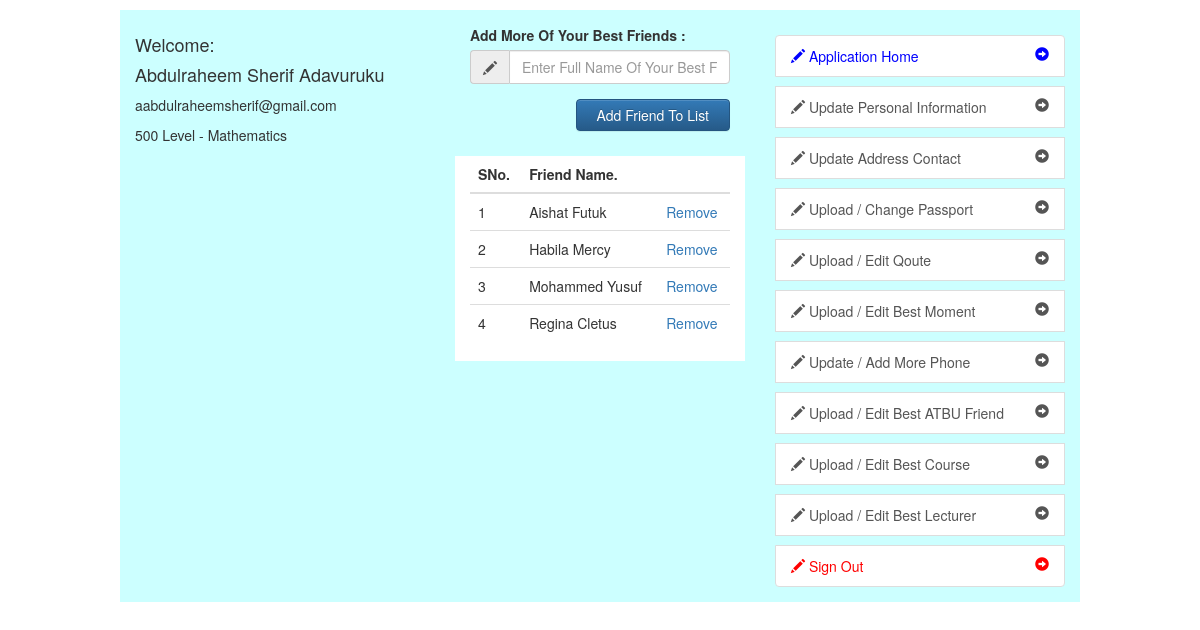
The app's page /androidFriend.php (signed in) with its own data.
### tables this page shows
CREATE TABLE `userdetails` (
  `id` int(11) NOT NULL,
  `password` varchar(250) DEFAULT '""',
  `userID` varchar(250) DEFAULT '',
  `userQoute` text,
  `fullName` varchar(250) DEFAULT '',
  `userDept` varchar(250) DEFAULT '',
  `userLevel` varchar(250) DEFAULT '',
  `userGender` varchar(50) DEFAULT '',
  `userReligion` varchar(100) DEFAULT NULL,
  `userState` varchar(250) DEFAULT '',
  `userLgov` varchar(250) DEFAULT '',
  `userPermAdd` text,
  `userCState` varchar(250) DEFAULT '',
  `userCLgov` varchar(250) DEFAULT '',
  `userCPermAdd` text,
  `userBestMoment` text,
  `lastLogin` datetime NOT NULL DEFAULT CURRENT_TIMESTAMP,
  `userRegNo` varchar(100) DEFAULT '',
  `userEmail` varchar(250) DEFAULT ''
);

CREATE TABLE `userbest` (
  `id` int(11) NOT NULL,
  `userID` varchar(250) NOT NULL,
  `bestFriend` varchar(250) DEFAULT NULL
);

### androidFriend.php (the view, shortened to what this page needs)
<?php
require_once 'settings/all_header.php';
require_once 'settings/connection.php';
$errPL=$dept=$txtEmail=$sname=$level="";
$txtcPermadd="";
$stmt_in = $conn->prepare("SELECT * FROM userDetails where userRegNo=? And userID=? Limit 1");
$stmt_in->execute(array($_SESSION['regno'],$_SESSION['app_id']));
$affected_rows_in = $stmt_in->rowCount();
if($affected_rows_in >= 1)
{
	$row = $stmt_in->fetch(PDO::FETCH_ASSOC);
	$dept=$row['userDept'];
	$txtEmail=$row['userEmail'];
	$sname=$row['fullName'];
	$level=$row['userLevel'];
}
?>
</head>
<body style="width:80%;margin:auto">
<div class="container-fluid" >
	<div class="row" style="margin-top:10px;background-color:#CCFFFF;">
		<div class="col-xs-12 col-sm-12 col-md-4 col-lg-4" style="margin-top:15px;margin-bottom:15px;">
			<?php require_once("settings/androidDetails.php");?>
		</div>
		<div class="col-xs-12 col-sm-12 col-md-4 col-lg-4" style="margin-top:15px;margin-bottom:15px;">
			<div class="col-xs-12">
				<form role="form"  name="reg_form"  id="form" class="form-vertical" action="<?php echo htmlspecialchars($_SERVER["PHP_SELF"]);?>" enctype="multipart/form-data" method="POST">
					<div class="form-group">
						<label for="txtcPermadd">Add More Of Your Best Friends : </label>
						<div class="input-group">
							<span class="input-group-addon"><span class="glyphicon glyphicon-pencil"></span></span>
							<input type="phone" class="form-control" id="txtcPermadd" value="<?php echo $txtcPermadd;?>" name="txtcPermadd" required="true" placeholder="Enter Full Name Of Your Best Friend"> </input>
						</div>
					</div>
					<div class="form-group pull-right">
						<div class="input-group">
							<input type="submit" name="submit" style="margin-bottom:10px;padding:5px 20px 5px 20px" value="Add Friend To List" class="btn btn-primary btn-md"></input>
						</div>
					</div>
				</form>
			</div>
			<div class="col-xs-12" style="background-color:white;">
				<?php
					$stmt_in = $conn->prepare("SELECT * FROM userbest where userID=? order by id desc");
					$stmt_in->execute(array($_SESSION['app_id']));
					$affected_rows_in = $stmt_in->rowCount();
					if($affected_rows_in >= 1)
					{
						echo "<table class='table table-hover'>
								<thead>
									<th>SNo.</th>
									<th>Friend Name.</th>
									<th></th>
								</thead>
								<tbody>";
								$count = 1;
						while($row = $stmt_in->fetch(PDO::FETCH_ASSOC)){
							echo "<tr>
									<td>".$count."</td>
									<td>".$row['bestFriend']."</td>
									<td><a href=androidFriend.php?derem=".$row['id'].">Remove</a></td>
								</tr>";
								$count =$count + 1;
						}
						echo "</tbody></table>";
					}
				?>
			</div>
		</div>
		<div class="col-xs-12 col-sm-12 col-md-4 col-lg-4" style="margin-top:15px;margin-bottom:15px;">
			<?php require_once("settings/androidNavLeft.php");?>
		</div>
	</div>
 </div>
</body>
</html>

### settings/androidDetails.php
<h4>Welcome:</h4>
				<h4><?php echo $sname; ?></h4>
				<p><?php echo $txtEmail; ?></p>
				<p><?php echo $level." Level - ".$dept;?></p>

### records on screen
userdetails: fullName "Abdulraheem Sherif Adavuruku", userEmail "aabdulraheemsherif@gmail.com", userLevel "500", userDept "Mathematics"
userbest: bestFriend "Aishat Futuk"
userbest: bestFriend "Habila Mercy"
userbest: bestFriend "Mohammed Yusuf"
userbest: bestFriend "Regina Cletus"
